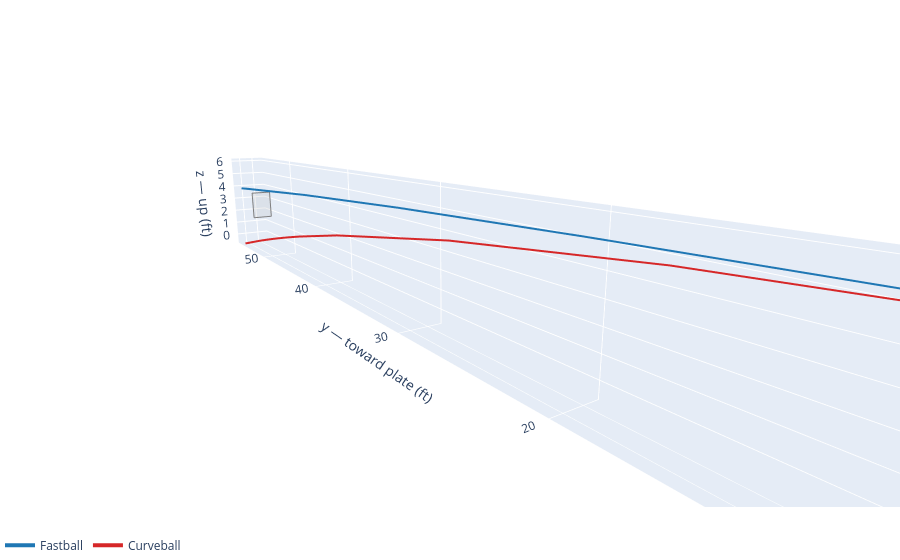

The notebook cell this image was saved under:
### Markdown cell above
## 4. Interactive 3D

### Code cell
fig3d = compare_pitches_3d([traj_fb, traj_cb], labels=["Fastball", "Curveball"])
fig3d.show()

### Figure 1 — Plotly figure (JSON) as saved in the notebook; plotly's stock layout.template omitted (floating-point values rounded to 4 significant figures)
{"data": [{"color": "lightgray", "hoverinfo": "skip", "i": [0, 0], "j": [1, 2], "k": [2, 3], "name": "strike zone", "opacity": 0.18, "showlegend": false, "type": "mesh3d", "x": [-0.7083, 0.7083, 0.7083, -0.7083], "y": [55.0, 55.0, 55.0, 55.0], "z": [1.5, 1.5, 3.5, 3.5]}, {"hoverinfo": "skip", "line": {"color": "gray", "width": 2}, "mode": "lines", "name": "strike zone edge", "showlegend": false, "type": "scatter3d", "x": [-0.7083, 0.7083, 0.7083, -0.7083, -0.7083], "y": [55.0, 55.0, 55.0, 55.0, 55.0], "z": [1.5, 1.5, 3.5, 3.5, 1.5]}, {"line": {"color": "#1f77b4", "width": 4}, "mode": "lines", "name": "Fastball", "type": "scatter3d", "x": [-1.5, -1.5, -1.5, -1.5, -1.5, -1.5, -1.5, -1.5, -1.501, -1.503, -1.506, -1.506], "y": [0.0, 0.06495, 0.7141, 7.164, 8.457, 9.404, 10.29, 19.08, 30.02, 41.43, 53.44, 55.0], "z": [6.0, 5.999, 5.987, 5.86, 5.831, 5.809, 5.788, 5.552, 5.179, 4.684, 4.036, 3.942]}, {"line": {"color": "#d62728", "width": 4}, "mode": "lines", "name": "Curveball", "type": "scatter3d", "x": [-1.5, -1.5, -1.5, -1.5, -1.502, -1.508, -1.522, -1.534, -1.539, -1.545, -1.551, -1.558, -1.572], "y": [0.0, 0.06491, 0.7136, 7.157, 16.14, 26.06, 36.82, 42.7, 44.89, 47.07, 49.15, 51.22, 55.0], "z": [6.0, 5.999, 5.987, 5.783, 5.25, 4.316, 2.887, 1.92, 1.525, 1.114, 0.7045, 0.2797, -0.5397]}], "layout": {"legend": {"orientation": "h", "y": -0.05}, "margin": {"b": 0, "l": 0, "r": 0, "t": 30}, "scene": {"aspectmode": "data", "camera": {"eye": {"x": -1.4, "y": -2.0, "z": 0.6}}, "xaxis": {"title": {"text": "x — catcher's right (ft)"}}, "yaxis": {"title": {"text": "y — toward plate (ft)"}}, "zaxis": {"title": {"text": "z — up (ft)"}}}}}
